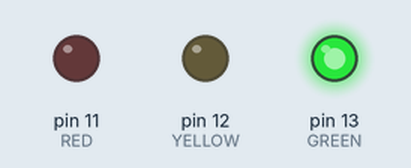
This sketch was run on a simulated Arduino Uno, built with avr-gcc and run on an emulated ATmega328P. On the bench: output pins drawn as LEDs (lit = HIGH).

Above: at 0.02 s.
At 0.37 s:
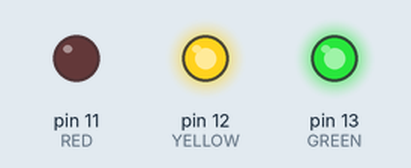
At 0.72 s:
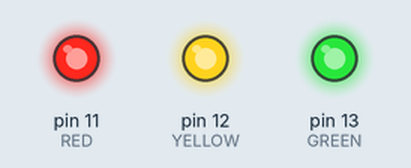
At 1.47 s:
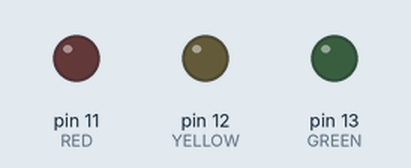
At 2.27 s:
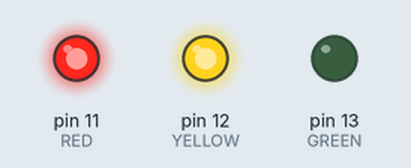
At 2.92 s:
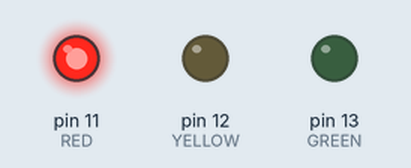
Timing chart, 0 to 3.2 s (numbered marks = the images above):
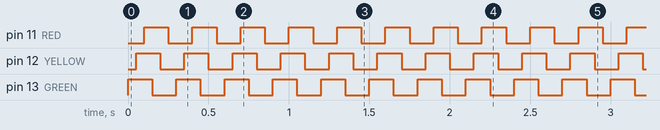

The sketch:

EmbSys-Christmas_Lights.ino
```cpp
const byte GREEN = 13;
#define YELLOW 12
#define RED 11

void setup() {
  // put your setup code here, to run once:
  pinMode(GREEN, OUTPUT);
  pinMode(YELLOW, OUTPUT);
  pinMode(RED, OUTPUT);
}

void loop() {
  // put your main code here, to run repeatedly:
  digitalWrite(GREEN, HIGH);
  delay(50);
  digitalWrite(YELLOW, HIGH);
  delay(50);
  digitalWrite(RED, HIGH);
  delay(50);
  digitalWrite(GREEN, LOW);
  delay(50);
  digitalWrite(YELLOW, LOW);
  delay(50);
  digitalWrite(RED, LOW);
  delay(50);
}
```

Measured:
- by itself, pin 11 (RED), pin 12 (YELLOW), pin 13 (GREEN): alternates HIGH for 0.15 s and LOW for 0.15 s
- by itself, everything shown: repeats every 0.30 s, in 6 steps
